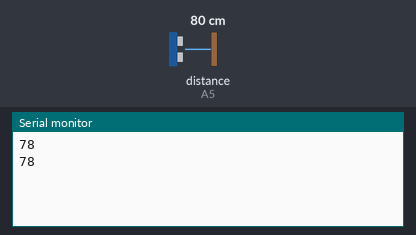
Simulated run of this sketch. Board: Arduino Uno, built with avr-gcc and run on an emulated ATmega328P. On the bench: the last lines printed to the serial monitor. Wiring (inferred from the names in the program): ultrasonic range finder: trigger A4; echo A5. The test bench sets the inputs (shaded band); at power-on: distance to the obstacle (sensor on A5) 80 cm. The echo pulse lasts 58.3 µs per cm.

Above: at 1.8 s.
1.9 s: distance to the obstacle (sensor on A5) set to 2 cm
At 2.4 s:
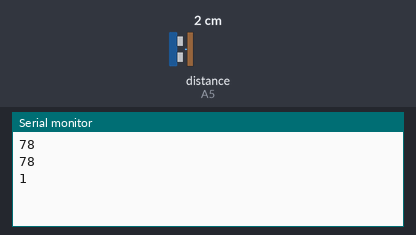
3.4 s: distance to the obstacle (sensor on A5) set to 4 cm
At 4.8 s:
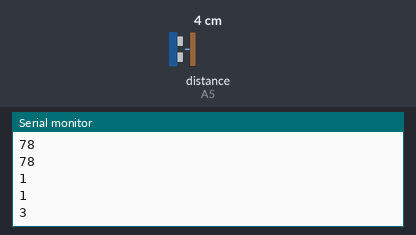
Timing chart, 0 to 6.4 s (numbered marks = the images above; inputs shaded):
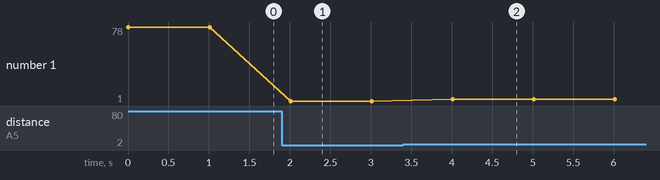

The sketch:

sonar_test.ino
```cpp
const int trigger=A4;
const int echo=A5;

void setup()
{
  pinMode(trigger, OUTPUT);
  pinMode(echo, INPUT);

  Serial.begin(9600);
}

void loop()
{
   int distance=getDistance();
   Serial.println(distance);
   //Serial.println(" cm");

   delay(1000);

}

int getDistance()
{
  digitalWrite(trigger, LOW);
  delayMicroseconds(2);

  digitalWrite(trigger, HIGH);
  delayMicroseconds(10);
  digitalWrite(trigger, LOW);

  int distance = pulseIn(echo, HIGH);
  distance = distance * 0.034 / 2;

  return distance;
}
```

Measured:
- after the input at 1.9 s, the serial monitor: prints a new line after 0.11 s (image 1)
- after the input at 3.4 s, the serial monitor: prints a new line after 0.61 s (image 2)
- plotted number 1: 78 → 1 after the input at 1.9 s, 1 → 3 after the input at 3.4 s
